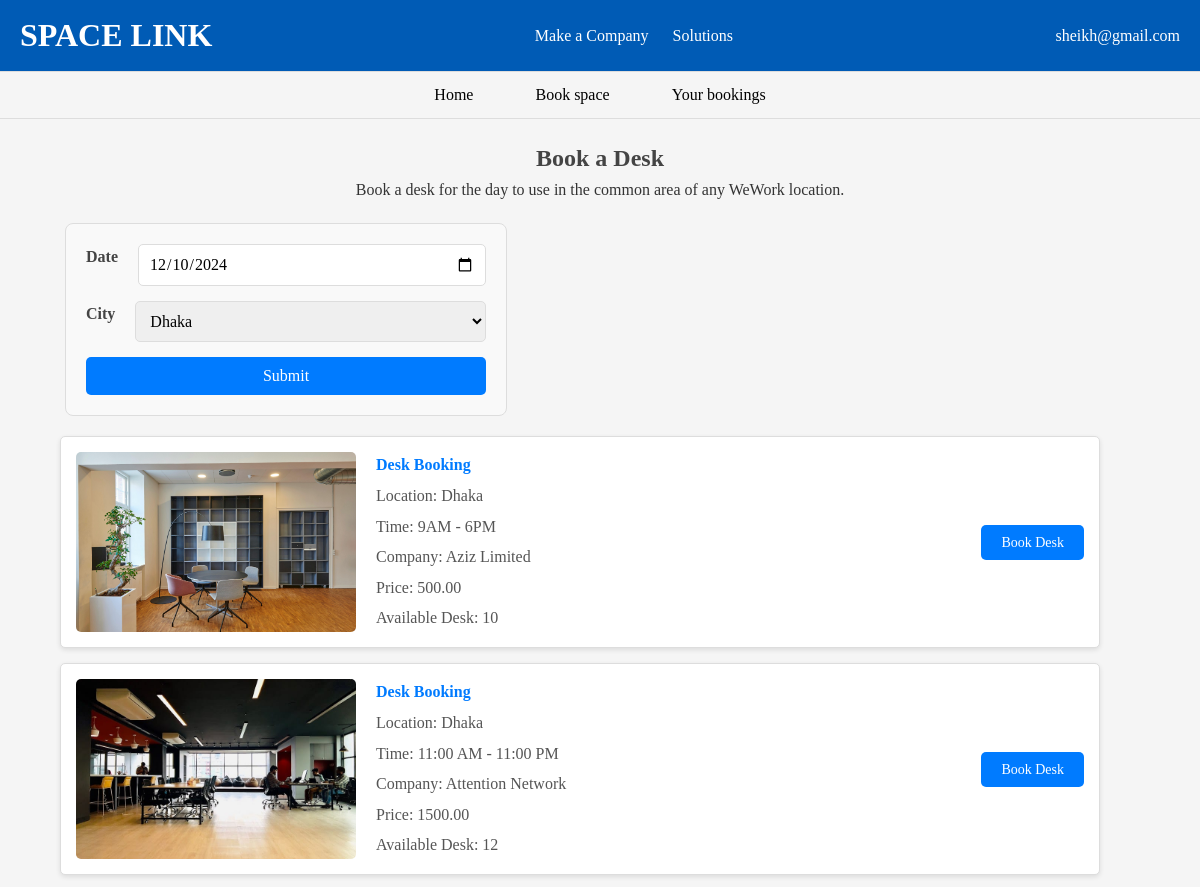
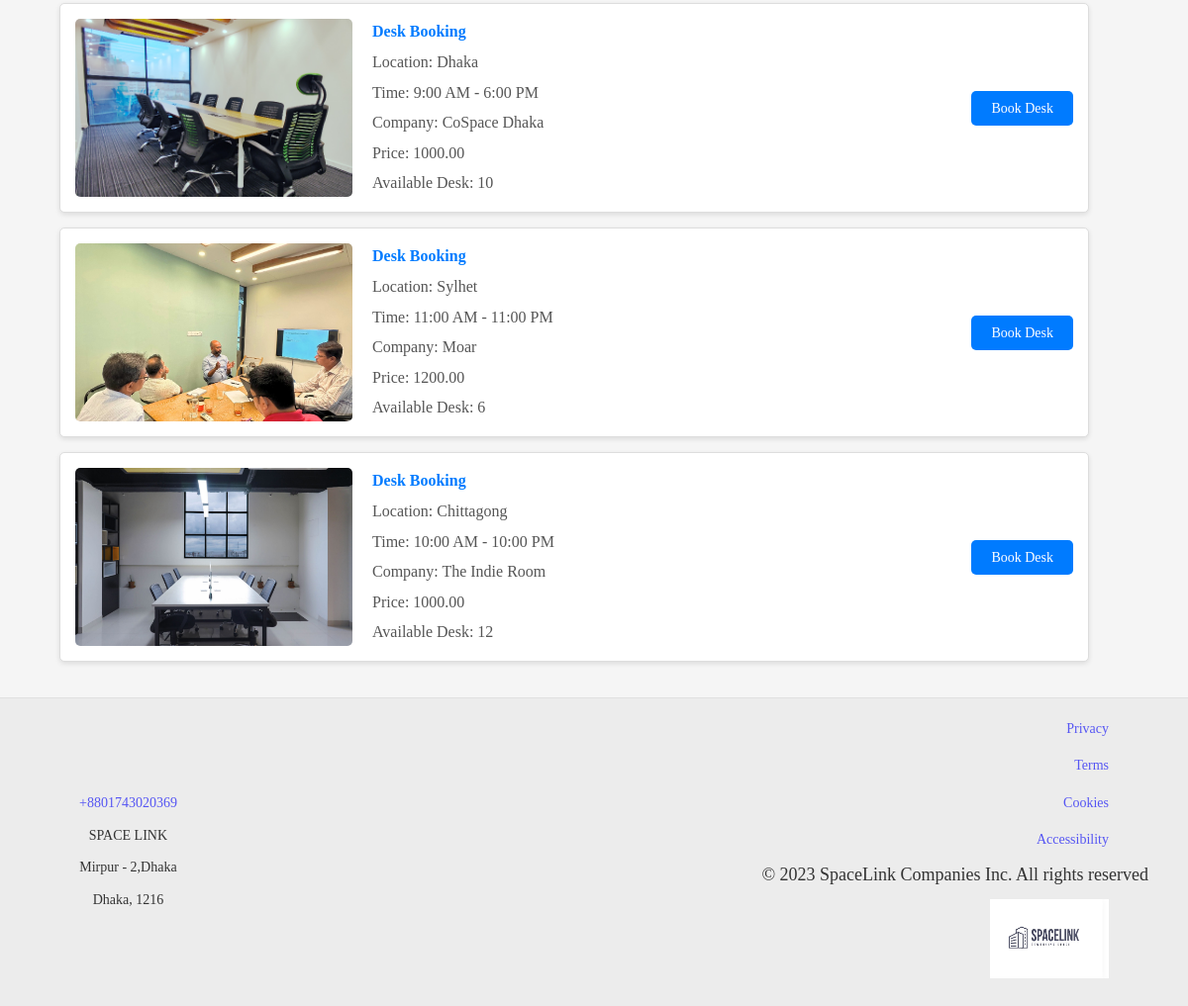
/desk/ (signed in), run on the app's committed database (2 pictures, top to bottom).
### Account/models.py (models this page shows, shortened)
class User(AbstractUser, PermissionsMixin):
    CUSTOMER = 'customer'
    COMPANY_ADMIN = 'company_admin'
    company = models.ForeignKey(
        Company,
        on_delete=models.SET_NULL,
        null=True,
        blank=True,
        related_name='admins',
        help_text="The company the user is associated with if they are an admin."
    )
    ROLE_CHOICES = [
        (CUSTOMER, 'Customer'),
        (COMPANY_ADMIN, 'Company Admin'),
    ]
    email = models.EmailField(unique=True)
    role = models.CharField(
        max_length=20,
        choices=ROLE_CHOICES,
        default=CUSTOMER,
    )
    username = None  # Explicitly remove username
    USERNAME_FIELD = 'email'
    REQUIRED_FIELDS = []
    groups = models.ManyToManyField(
        Group,
        related_name="custom_user_set",
        blank=True
    )
    user_permissions = models.ManyToManyField(
        Permission,
        related_name="custom_user_permissions_set",
        blank=True
    )
    objects = CustomUserManager()

### Office/models.py (models this page shows, shortened)
class Desk(models.Model):
    company=models.ForeignKey(Company,on_delete=models.CASCADE)
    time = models.CharField(max_length=400)
    cost = models.DecimalField(max_digits=8, decimal_places=2)
    Cancellation_policy=models.CharField(max_length=600)
    Guest_policy=models.CharField(max_length=600)
    desk = models.IntegerField(default=0)
    image = models.ImageField(upload_to='desk/')

### Company/models.py (models this page shows, shortened)
class Company(models.Model):
    name = models.CharField(max_length=100)
    Location = models.ForeignKey(Location,on_delete=models.CASCADE)
    Company_number = models.CharField(max_length=11,null=True)
    About = models.TextField(blank=True)
    website = models.URLField(blank=True)
    company_mail = models.EmailField(null=True)
    ratings =models.IntegerField(null=True,default=0)
    amenites = models.ManyToManyField(OfficeAmenities)
    is_visible = models.BooleanField(default=False)
    latitude = models.FloatField(null=True)
    longitude = models.FloatField(null=True)

class Location(models.Model):
    name = models.CharField(max_length=255)
    embed_map_url = models.URLField(blank=True, null=True)  # Field to store the embedded map URL
    def __str__(self):
        return self.name

### Core/views.py (the view)
# urls.py: path('desk/',desk_list, name='desk'),
def desk_list(request):
    desks = Desk.objects.all()
    city = request.GET.get('city')
    locations = Location.objects.all()
    if city:
        desks = desks.filter(company__Location__name=city)  # Using `__in` for the Location filter
    return render(request, 'desk_list.html', {'desks': desks,'locations': locations, 'city': city})

### Account/authentication.py (called while the page is built)
    def get_user(self, user_id):
        try:
            return User.objects.get(pk=user_id)
        except User.DoesNotExist:
            return None

### Core/templates/desk_list.html (shortened to what this page needs)
{% extends "home.html" %}
{% block content %}
<header>
  <nav>
    <ul class="navbar" style="display: flex; justify-content: center; align-items: center; background-color: transparent; list-style: none; margin: 0; padding: 10px 20px;">
      <li style="margin: 0 15px;">
        <a href="{% url 'index' %}" style="cursor: pointer; color: black; text-decoration: none; font-weight: 500; padding: 8px 16px; transition: color 0.3s, transform 0.3s;">Home</a>
      </li>
      <li style="margin: 0 15px; position: relative;">
        <a href="#" style="cursor: pointer; color: black; text-decoration: none; font-weight: 500; padding: 8px 16px; transition: color 0.3s, transform 0.3s;">Book space</a>
      </li>
      <li style="margin: 0 15px;">
        <a href="{% url 'list' %}" style="cursor: pointer; color: black; text-decoration: none; font-weight: 500; padding: 8px 16px; transition: color 0.3s, transform 0.3s;">Your bookings</a>
      </li>
    </ul>
  </nav>
</header>
<section class="booking-section">
  <h1>Book a Desk</h1>
  <p>Book a desk for the day to use in the common area of any WeWork location.</p>
  <form id="booking-form">
    <div class="form-group">
      <label for="date">Date</label>
      <input type="date" id="date" value="2024-12-10">
    </div>
    <div class="form-group">
      <label for="city">City</label>
      <select id="city" name="city">
        {% for location in locations %}
          <option value="{{ location.name }}" {% if location.name == location %}selected{% endif %}>{{ location.name }}</option>
        {% endfor %}
      </select>
    </div>
    <button type="submit">Submit</button>
  </form>
<div class="list-container">
      <ul class="list">
        {% for office in desks %}
          <li>
            <img src="{{ office.image.url }}" alt="Desk Image">
            <div class="details">
              <span class="type">Desk Booking</span>
              <span>Location: {{ office.company.Location }}</span>
              <span>Time: {{ office.time }}</span>
              <span>Company: {{ office.company.name }}</span>
              <span>Price: {{ office.cost }}</span>
              <span>Available Desk: {{ office.desk }}</span>
            </div>
            <div class="book-button">
              <a href="{% url 'book-desk' office.pk %}">Book Desk</a>
          </div>
          </li>
        {% empty %}
          <p>No offices available at the moment.</p>
        {% endfor %}
      </ul>
    </div>
    </section>
  {% endblock content %}

### Core/templates/home.html (shortened to what this page needs)
<!DOCTYPE html>
<html lang="en">
<head>
  <link href="https://cdnjs.cloudflare.com/ajax/libs/font-awesome/6.4.0/css/all.min.css" rel="stylesheet">
{% load static %}
{% block stylesheet %}
<link rel="stylesheet" href="{% static 'css/style.css' %}">
{% endblock %}
</head>
<body>
  <header>
    <div class="navbar">
      <div class="logo"><a href="{% url 'home' %}">SPACE LINK</a></div>
      <nav>
        <a href="{% url 'company' %}">Make a Company</a>
        <a href="{% url 'solution' %}">Solutions</a>
      </nav>
      <div class="actions">
        {% if user.is_authenticated %}
            <span class="username">{{ user.email }}</span>
        {% endif %}
    </div>
    </div>
  </header>
  {% block content %}{% endblock %}
    <footer class="footer">
      <div class="footer-left">
          <p><a href="tel:+8801743020369" class="footer-link">+8801743020369</a></p>
          <p>SPACE LINK</p>
          <p>Mirpur - 2,Dhaka</p>
          <p>Dhaka, 1216</p>
      </div>
      <div class="footer-right">
          <div class="footer-links">
              <a href="#" class="footer-link">Privacy</a>
              <a href="#" class="footer-link">Terms</a>
              <a href="#" class="footer-link">Cookies</a>
              <a href="#" class="footer-link">Accessibility</a>
          </div>
          <p>© 2023 SpaceLink Companies Inc. All rights reserved</p>
          <div class="footer-logo">
            <img src="{% static 'images/logo3.jpg' %}" alt="WeWork Logo" />
        </div>
      </div>
  </footer>
</body>
</html>

### Core/static/css/style.css (style rules this page uses)
body, h1, h2, p, a, button, input, select { margin: 0; padding: 0; font-family: "Radley", serif; font-optical-sizing: auto; box-sizing: border-box; }
body { line-height: 1.6; background-color: #f5f5f5; color: #333333; }
.navbar { display: flex; justify-content: space-between; align-items: center; padding: 10px 20px; background-color: #005bb5; border-bottom: 1px solid #ddd; }
.navbar .logo { font-size: 2rem; font-weight: 900; color: #ffffff; }
.navbar .logo a { list-style-type: none; text-decoration: none; color: white !important; }
.navbar nav a { margin: 0 10px; text-decoration: none; color: #ffffff; }
.actions { color: #ffffff; }
.form-group { display: flex; gap: 20px; }
.form-group input, .form-group select { flex: 1; padding: 10px; border: 1px solid #ccc; border-radius: 4px; font-size: 1rem; }
.footer { display: flex; justify-content: space-between; align-items: center; background-color: #ececec; border-top: 1px solid #e0e0e0; }
.footer-left, .footer-right { font-size: 14px; color: #333333; margin: 10px 40px; }
.footer-left p { margin: 10px 40px; }
.footer-right p { font-size: 18px; }
.footer-link { color: #5656f3; text-decoration: none; }
.footer-right { text-align: right; }
.footer-links { display: flex; flex-direction: column; gap: 15px; margin: 10px 40px; }
.footer-logo img { width: 120px; height: 80px; margin: 10px 40px; }

### Core/templates/desk_list.html (style rules this page uses)
.booking-section { padding: 20px; }
h1 { text-align: center; color: #444; }
p { text-align: center; }
.list li { background-color: #fff; border: 1px solid #ddd; border-radius: 5px; padding: 15px; margin-bottom: 15px; box-shadow: 0 2px 5px rgba(0, 0, 0, 0.1); display: flex; align-items: center; gap: 20px; width: 90%; }
.list li img { flex-shrink: 0; width: 280px; height: 180px; border-radius: 5px; object-fit: cover; }
.list li .details { flex: 1; display: flex; flex-direction: column; gap: 5px; }
.list li .details span { font-size: 1rem; color: #555; }
.list li .details span.type { font-weight: bold; color: #007BFF; }
.book-button a { text-decoration: none; list-style-type: none; padding: 10px 20px; font-size: 14px; background-color: #007BFF; color: white; border: none; border-radius: 5px; cursor: pointer; transition: background-color 0.3s; }
#booking-form { margin: 20px 45px; padding: 20px; border: 1px solid #ddd; border-radius: 8px; background-color: #f9f9f9; max-width: 400px; }
#booking-form .form-group { margin-bottom: 15px; }
#booking-form label { display: block; font-weight: bold; margin-bottom: 5px; color: #444; }
#booking-form input[type="date"], #booking-form select { width: 100%; padding: 10px; border: 1px solid #ddd; border-radius: 5px; font-size: 1rem; }
#booking-form button { padding: 10px 20px; background-color: #007BFF; color: white; font-size: 1rem; border: none; border-radius: 5px; cursor: pointer; transition: background-color 0.3s; width: 100%; }

### data on the page
User: email "sheikh@gmail.com"
Desk: image (picture), company.Location "Dhaka", time "9AM - 6PM", company.name "Aziz Limited", cost "500.00", desk "10"
Desk: image (picture), company.Location "Dhaka", time "11:00 AM - 11:00 PM", company.name "Attention Network", cost "1500.00", desk "12"
Desk: image (picture), company.Location "Dhaka", time "9:00 AM - 6:00 PM", company.name "CoSpace Dhaka", cost "1000.00", desk "10"
Desk: image (picture), company.Location "Sylhet", time "11:00 AM - 11:00 PM", company.name "Moar", cost "1200.00", desk "6"
Desk: image (picture), company.Location "Chittagong", time "10:00 AM - 10:00 PM", company.name "The Indie Room", cost "1000.00", desk "12"

### other printed values
form field city "Dhaka"
